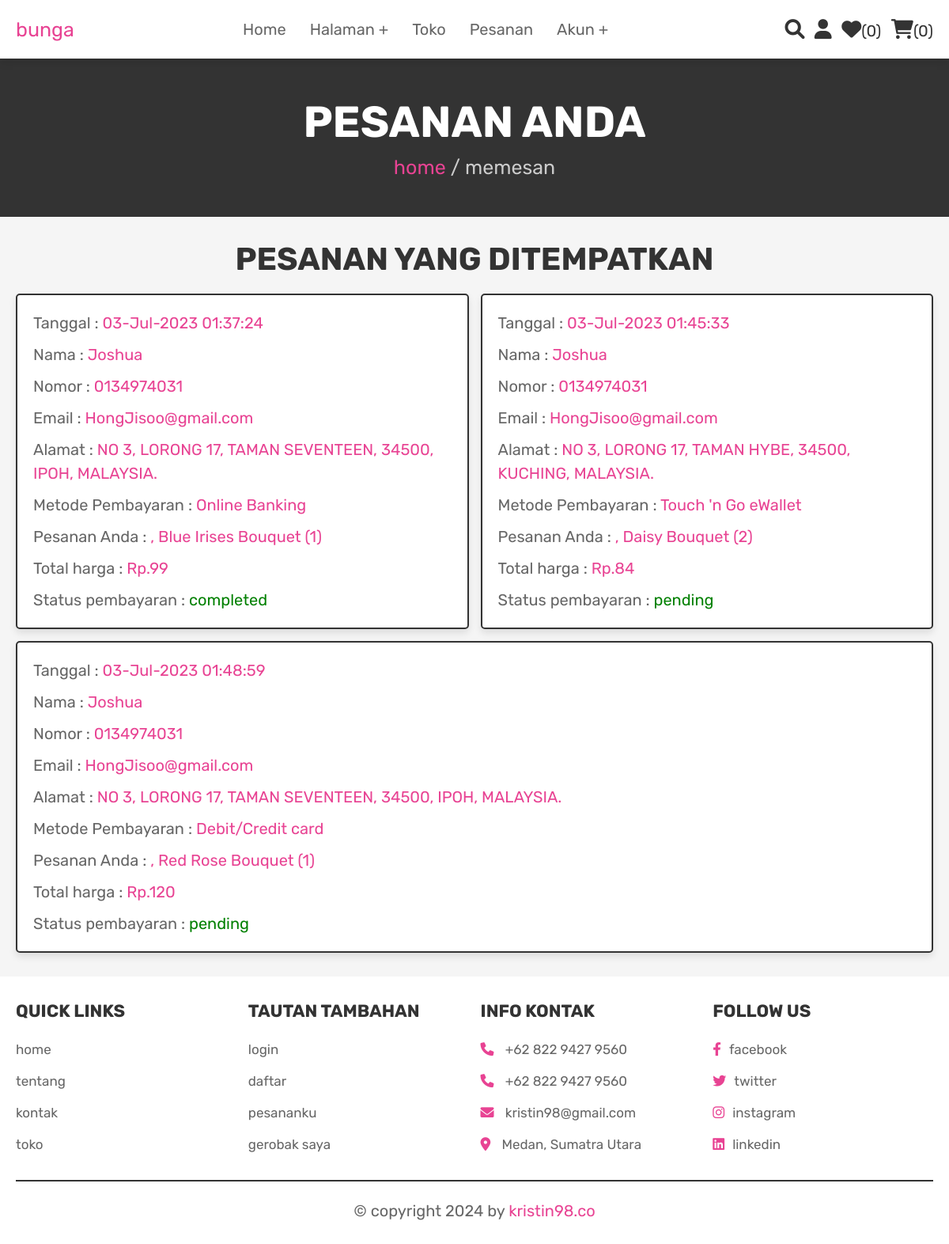
The page /orders.php (signed in) on the database its author committed.
### tables this page shows
CREATE TABLE `orders` (
  `id` int(11) NOT NULL,
  `user_id` int(11) NOT NULL,
  `name` varchar(100) NOT NULL,
  `number` varchar(12) NOT NULL,
  `email` varchar(100) NOT NULL,
  `method` varchar(50) NOT NULL,
  `address` varchar(500) NOT NULL,
  `total_products` varchar(1000) NOT NULL,
  `total_price` float NOT NULL,
  `placed_on` varchar(50) NOT NULL,
  `payment_status` varchar(20) NOT NULL DEFAULT 'pending'
);

### orders.php (the view, shortened to what this page needs)
<?php
@include 'config.php';
$user_id = $_SESSION['user_id'];
?>
<!DOCTYPE html>
<html lang="en">
<head>
   <link rel="stylesheet" href="https://cdnjs.cloudflare.com/ajax/libs/font-awesome/6.0.0/css/all.min.css">
   <link rel="stylesheet" href="css/style.css">
</head>
<body>
<?php @include 'header.php'; ?>
<section class="heading">
    <h3>pesanan Anda</h3>
    <p> <a href="home.php">home</a> / memesan </p>
</section>
<section class="placed-orders">
    <h1 class="title">pesanan yang ditempatkan</h1>
    <div class="box-container">
    <?php
        $select_orders = mysqli_query($conn, "SELECT * FROM `orders` WHERE user_id = '$user_id'") or die('query failed');
        if(mysqli_num_rows($select_orders) > 0){
            while($fetch_orders = mysqli_fetch_assoc($select_orders)){
    ?>
    <div class="box">
        <p> Tanggal : <span><?php echo $fetch_orders['placed_on']; ?></span> </p>
        <p> Nama : <span><?php echo $fetch_orders['name']; ?></span> </p>
        <p> Nomor : <span><?php echo $fetch_orders['number']; ?></span> </p>
        <p> Email : <span><?php echo $fetch_orders['email']; ?></span> </p>
        <p> Alamat : <span><?php echo $fetch_orders['address']; ?></span> </p>
        <p> Metode Pembayaran : <span><?php echo $fetch_orders['method']; ?></span> </p>
        <p> Pesanan Anda : <span><?php echo $fetch_orders['total_products']; ?></span> </p>
        <p> Total harga : <span>Rp.<?php echo $fetch_orders['total_price']; ?></span> </p>
        <p> Status pembayaran : <span style="color:<?php if($fetch_orders['payment_status'] == 'tertunda'){echo 'tomato'; }else{echo 'green';} ?>"><?php echo $fetch_orders['payment_status']; ?></span> </p>
    </div>
    <?php
        }
    }else{
        echo '<p class="empty">no orders placed yet!</p>';
    }
    ?>
    </div>
</section>
<?php @include 'footer.php'; ?>
</body>
</html>

### css/style.css (style rules this page uses)
:root { --pink:#e84393; --red:#c0392b; --orange:#f39c12; --black:#333; --white:#fff; --light-color:#666; --light-white:#ccc; --light-bg:#f5f5f5; --border:.2rem solid var(--black); --box-shadow:0 .5rem 1rem rgba(0,0,0,.1); }
* { font-family: 'Rubik', sans-serif; margin:0; padding:0; box-sizing: border-box; outline: none; border:none; text-decoration: none; transition:all .2s linear; }
html { font-size: 62.5%; overflow-x: hidden; scroll-behavior: smooth; scroll-padding-top: 6.5rem; }
body { background: var(--light-bg); }
section { padding:3rem 2rem; }
.heading { display: flex; flex-flow: column; align-items: center; justify-content: center; gap:1rem; background-color: var(--black); text-align: center; min-height: 25vh; }
.heading h3 { font-size: 5.5rem; color:var(--white); text-transform: uppercase; }
.heading p { font-size: 2.5rem; color:var(--light-white); }
.heading p a { color:var(--pink); }
.title { text-align: center; margin-bottom: 2rem; color:var(--black); text-transform: uppercase; font-size: 4rem; }
.placed-orders .box-container { max-width: 1200px; margin:0 auto; display: flex; flex-wrap: wrap; gap:1.5rem; align-items: flex-start; }
.placed-orders .box-container .box { background-color: var(--white); padding:1rem 2rem; border:var(--border); box-shadow: var(--box-shadow); flex:1 1 40rem; border-radius: .5rem; }
.placed-orders .box-container .box p { margin: 1rem 0; font-size: 2rem; line-height: 1.5; color:var(--light-color); }
.placed-orders .box-container .box p span { color:var(--pink); }

### rows shown on the page
orders: placed_on "03-Jul-2023 01:37:24", name "Joshua", number "0134974031", email "HongJisoo@gmail.com", address "NO 3, LORONG 17, TAMAN SEVENTEEN, 34500, IPOH, MALAYSIA.", method "Online Banking", total_products ", Blue Irises Bouquet (1)", total_price "99", payment_status "completed"
orders: placed_on "03-Jul-2023 01:45:33", name "Joshua", number "0134974031", email "HongJisoo@gmail.com", address "NO 3, LORONG 17, TAMAN HYBE, 34500, KUCHING, MALAYSIA.", method "Touch 'n Go eWallet", total_products ", Daisy Bouquet (2)", total_price "84", payment_status "pending"
orders: placed_on "03-Jul-2023 01:48:59", name "Joshua", number "0134974031", email "HongJisoo@gmail.com", address "NO 3, LORONG 17, TAMAN SEVENTEEN, 34500, IPOH, MALAYSIA.", method "Debit/Credit card", total_products ", Red Rose Bouquet (1)", total_price "120", payment_status "pending"

### other values the page prints
$wishlist_num_rows "0"
$cart_num_rows "0"
